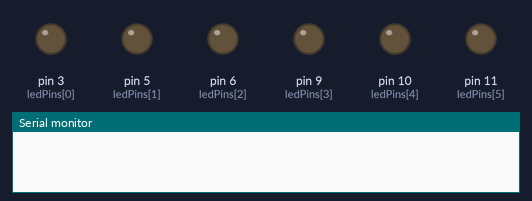
Recording of a sketch running on a simulated Arduino Uno, built with avr-gcc and run on an emulated ATmega328P. On the bench: output pins drawn as LEDs (lit = HIGH), the last lines printed to the serial monitor.

Above: at 0.1 s.
At 0.6 s:
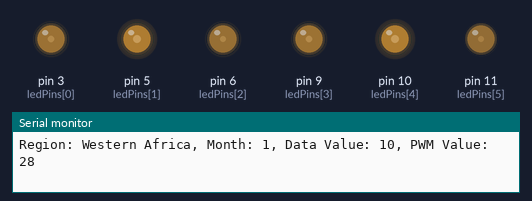
At 16.4 s:
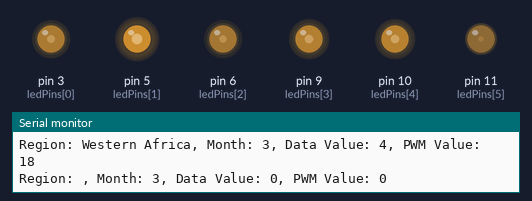
At 24.3 s:
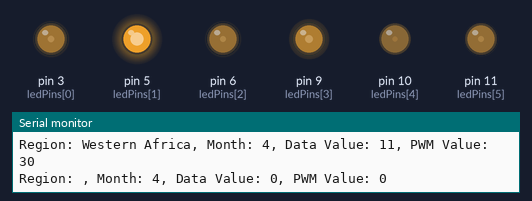
At 32.2 s:
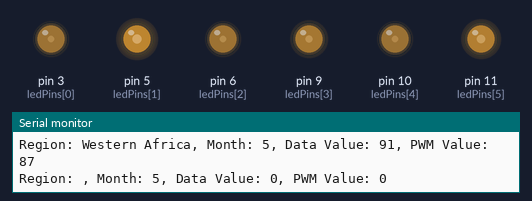
Timing chart, 0 to 40.0 s (numbered marks = the images above):
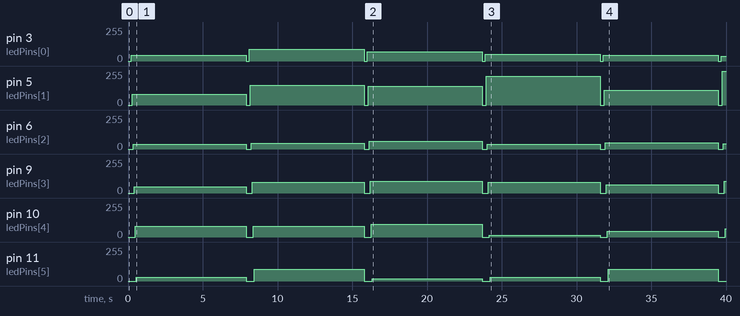

Measured:
- by itself, pin 3 (ledPins[0]): 0/255 → 43/255 at 0.20 s, → 0/255 7.7 s later, → 90/255 0.20 s later, → 0/255 7.7 s later, … (11 changes in this stretch)
- by itself, pin 6 (ledPins[2]): 0/255 → 37/255 at 0.33 s, → 0/255 7.6 s later, → 45/255 0.34 s later, → 0/255 7.6 s later, … (11 changes in this stretch)

The sketch:

MissingMigrantsProject.ino
```cpp
// Define the number of regions and months
const int numberOfRegions = 13;
const int numberOfMonths = 12; // From January - December 2023

// Define region names for reference
// Note that those regions where where the incidents happened and were reported
const char* regionNames[numberOfRegions] = {
  //   3                    5
  "Central America", "Mediterranean", // Top 6 where most incidents happened 2023
  //    6                 9
  "North America", "Northern Africa",
  //     10                11
  "Southern Asia", "Western Africa"
};

// Assign PWM-capable LED pins to each region
int ledPins[numberOfRegions] = { 3, 5, 6, 9, 10, 11};  // 3, 5, 6, 9, 10, 11 ports with "PWM~" label on RedBoard

// NOTES: For prototyping purpose of this project, we use array structure to input our subset of data.
//        If we expand this project to use the full dataset, we would need a more powerful board
//        to read CSV file from a SD card or something.
// Data for number of dead and missing migrants for each region and month
// The rows represent months (0=January, 1=February, etc.)
// The columns represent regions in a consistent order (e.g., 0=Caribbean, 1=Central America, etc.)
int regionData[numberOfMonths][numberOfRegions] = {
  // Jan, Feb, Mar, ..., Dec (Data for each month for all regions)
  // Central America, Mediterranean, North America, Northern Africa, Southern Asia, Western Africa
  {23, 76, 17, 26, 79, 10}, // January
  {99, 271, 25, 75, 80, 96}, // February
  {62, 241, 42, 98, 114, 4}, // March
  {29, 562, 17, 80, 2, 11}, // April
  {25, 146, 27, 45, 22, 91}, // May
  {17, 781, 18, 93, 49, 3}, // June
  {35, 99, 58, 149, 99, 82}, // July
  {133, 347, 43, 65, 132, 84}, // August
  {29, 83, 38, 65, 114, 15}, // September
  {62, 83, 30, 53, 136, 65}, // October
  {36, 136, 34, 53, 126, 314}, // November
  {17, 304, 14, 19, 129, 35} // December
};

// Function to scale the value to PWM range using non-linear scaling
// This method enhances the differentiation of brightness levels across LEDs,
// especially beneficial for datasets with a wide range of values.

// More details: This function converts raw data values into scaled PWM values for
//  controlling the brightness of LEDs. Unlike logarithmic scaling, which equally
//  distributes the perception of brightness across a wide range of values, non-linear
//  scaling using a square root function amplifies the differences in mid-range values.
// This ensures that smaller and mid-range values are also perceptibly represented by
// the LEDs, making the visualization more dynamic and informative. Larger values are
// prevented from monopolizing the higher brightness levels, ensuring a balanced and
// visible spectrum of data points.

// Example: For an input value of 781,
//    the normalized value approaches 1,
//    and after applying the square root scaling,
//    it remains close to 1. This value is then scaled
//    to the maximum PWM value of 255, representing full brightness.
//    For mid-range values, the square root scaling significantly increases
//    their relative brightness, ensuring that these values are more distinguishable.
int logScale(int input) {
    const int maxInput = 781;  // Define the maximum input value expected
    if (input <= 0) return 0;  // Return 0 for non-positive input values to keep the LED off

    // Normalize the input value between 0 and 1
    double normalized = (double)input / maxInput;

    // Apply a square root function to the normalized value for non-linear scaling
    double scaled = pow(normalized, 0.5);  // Enhances sensitivity for mid-range values

    // Convert the scaled value to the PWM range (0-255), applying a minimum brightness threshold
    int pwmValue = (int)(scaled * 255);
    pwmValue = max(10, pwmValue);  // Ensures visibility for low but non-zero values

    return pwmValue;
}

void setup() {
  // Initialize LED pins
  for (int i = 0; i < numberOfRegions; i++) {
    pinMode(ledPins[i], OUTPUT);
  }
  //DEBUGGING
  Serial.begin(9600); // Start serial communication in your setup()

}


void loop() {
    for (int month = 0; month < numberOfMonths; month++) {
        // Briefly dim all LEDs as a signal of transitioning to the next month
        for (int region = 0; region < numberOfRegions; region++) {
            analogWrite(ledPins[region], 0); // Dim or turn off
        }
        delay(200); // Short delay for the transition effect

        // Update LEDs to the next month's data
        for (int region = 0; region < numberOfRegions; region++) {
            int targetBrightness = logScale(regionData[month][region]);

            // Debugging output + for monitoring
            Serial.print("Region: ");
            Serial.print(regionNames[region]);
            Serial.print(", Month: ");
            Serial.print(month + 1);
            Serial.print(", Data Value: ");
            Serial.print(regionData[month][region]);
            Serial.print(", PWM Value: ");
            Serial.println(targetBrightness);

            analogWrite(ledPins[region], targetBrightness);
        }

        // Pause to allow the audience to view the display
        delay(7000); // 7 seconds to view each month's data
    }
}
```
